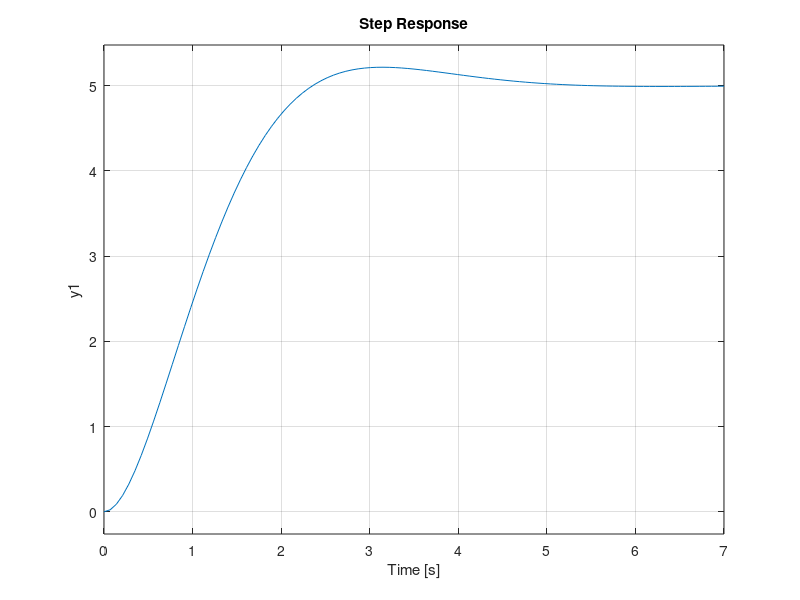

This chart was generated by the following MATLAB code:
clc, clear all

%% Representación de Estado - Sistema Eléctrico

% Para un circuito RLC en serie se tiene que 

%   e_o'' + (R/L)e_o' + (1/LC)e_o = e_i

% Definiendo variables de estado a la ecuación diferencial anterior se
% obtiene el siguiente modelo de espacios de estado

% ẋ = [   0       1  ]x + [  0 ]u
%     [(-1/LC) (-R/L)]    [1/LC]

% y = [1 0]x

%% Ejemplo

% Se crean las variables R, L, C
R = 2;
L = 1;
C = 0.5;

% Se crea el modelo en espacios de estado
A = [0 1; -1/(L*C) -(R/L)];
B = [0; 1/(L*C)];
C = [1 0];
D = 0;
circuito = ss(A,B,C,D);

% Se grafica la respuesta en el tiempo
step(5*circuito)